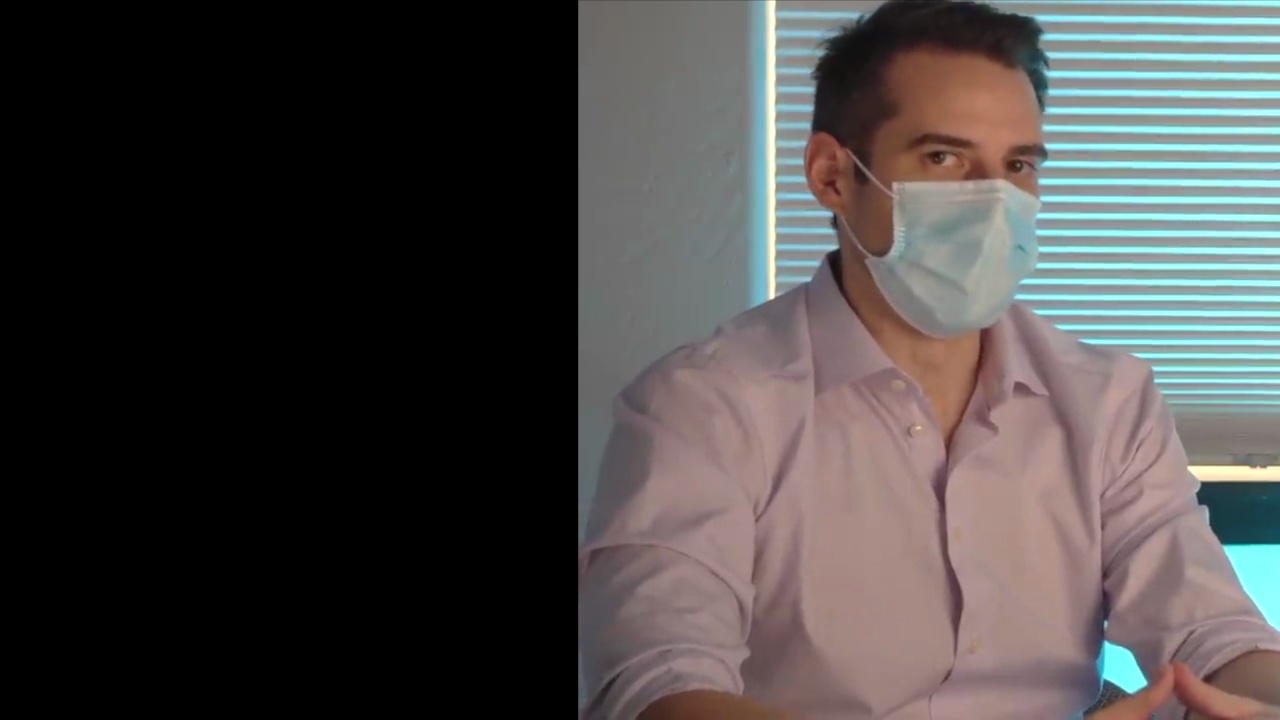
#> input picture dataset/mike/frame1211.jpg, 1280 x 720 px, given in place of the camera
$ python detect_mask.py
#> lines starting #> are read from the running program, lines starting #| are printed output that depends on the picture; after the words box and inside, x2 and y2 are one past the last pixel; in counts of white or black regions, pixels touching at a corner belong together
import numpy as np
import cv2
import random
import os

os.environ['TF_CPP_MIN_LOG_LEVEL'] = '2'

face_cascade = cv2.CascadeClassifier('data/haarcascade_frontalface_default.xml')
eye_cascade = cv2.CascadeClassifier('data/haarcascade_eye.xml')
mouth_cascade = cv2.CascadeClassifier('data/haarcascade_mcs_mouth.xml')
upper_body = cv2.CascadeClassifier('data/haarcascade_upperbody.xml')

# Adjust threshold value in range 80 to 105 based on your light.
bw_threshold = 80

# User message
font = cv2.FONT_HERSHEY_SIMPLEX
org = (30, 30)
weared_mask_font_color = (255, 255, 255)
not_weared_mask_font_color = (0, 0, 255)
thickness = 2
font_scale = 1
weared_mask = "Thank You for wearing MASK"
not_weared_mask = "Please wear MASK to defeat Corona"

# Read video
cap = cv2.VideoCapture(0)
total = 0
name = input('Enter your name: ')
#> the answer given: ../dataset/mike/frame1211.jpg
path = os.getcwd()
try:
    os.mkdir(path + '/' + name)
except OSError:
    print("Creation of the directory %s failed" % name)
else:
    print("Successfully created the directory %s " % name)

while 1:
    # Get individual framex
    ret, img = cap.read()
#> img is the input picture: shape (720, 1280, 3); mean B, G, R 70.9, 71.7, 74.3
    img = cv2.flip(img, 1)
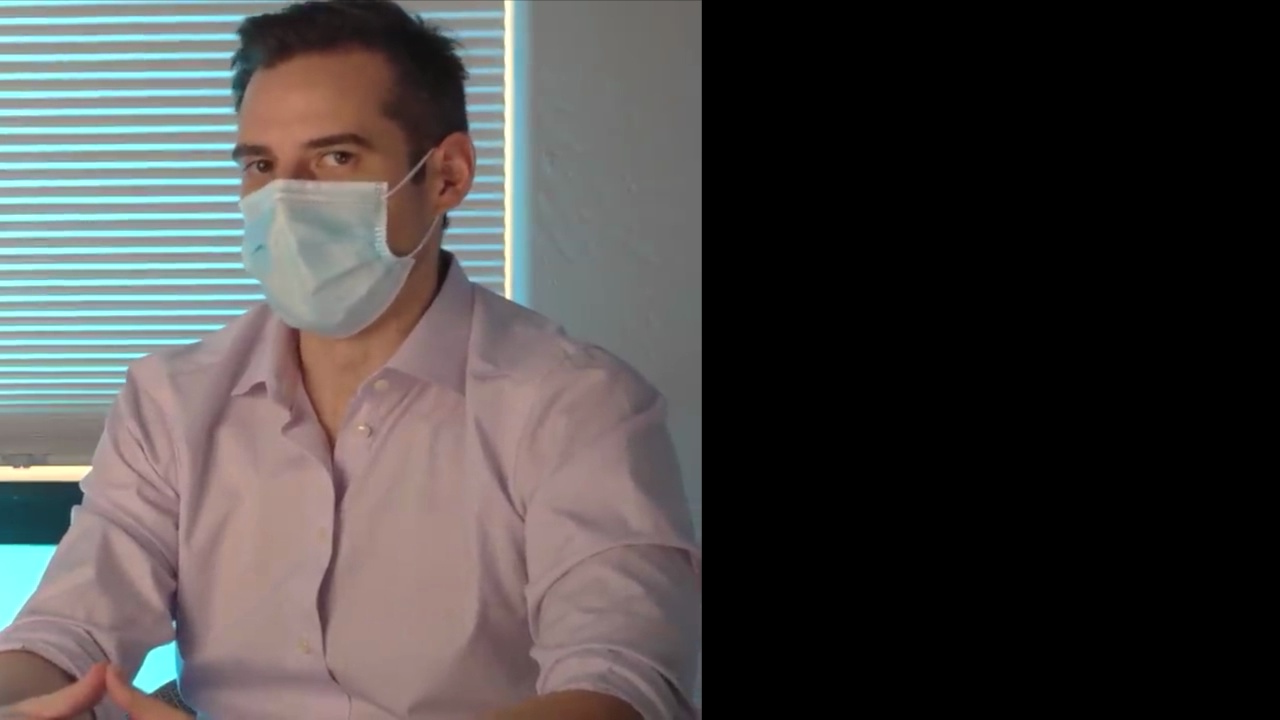
#> img: shape (720, 1280, 3); mean B, G, R 70.9, 71.7, 74.3

    # Convert Image into gray
    gray = cv2.cvtColor(img, cv2.COLOR_BGR2GRAY)
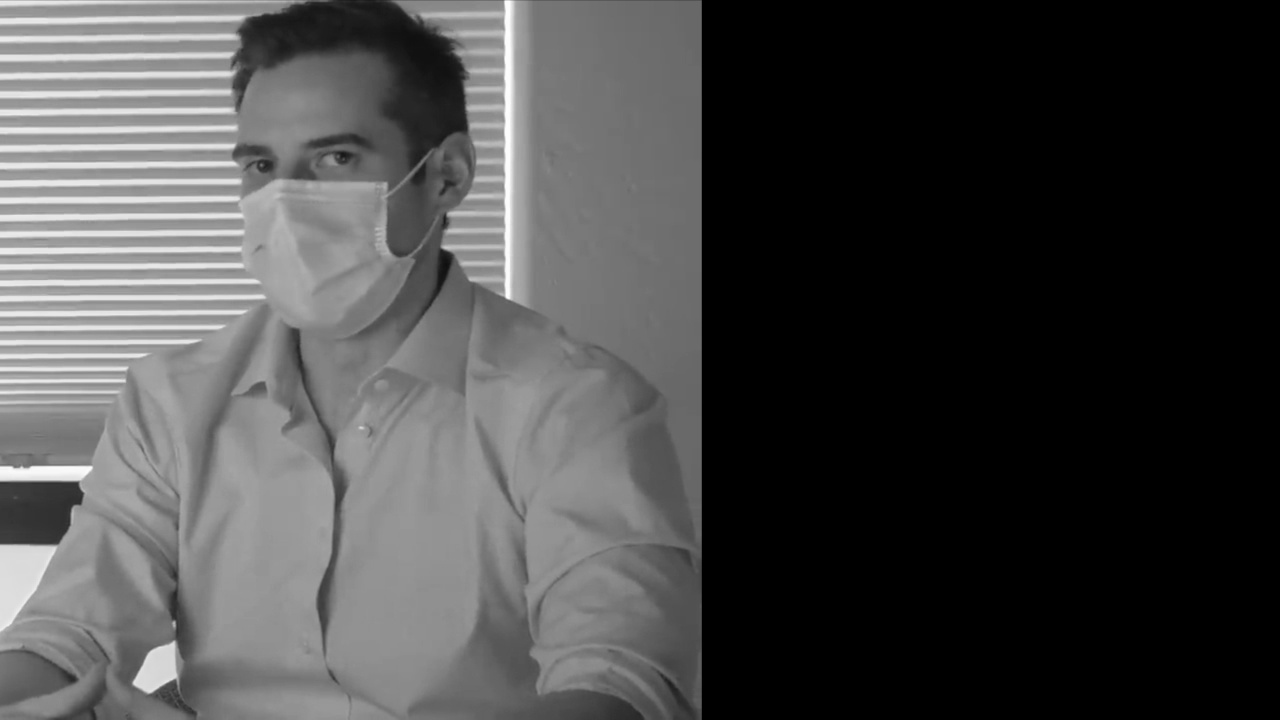
#> gray: shape (720, 1280); min 0, max 254, mean 72.4

    # Convert image in black and white
    (thresh, black_and_white) = cv2.threshold(gray, bw_threshold, 255, cv2.THRESH_BINARY)
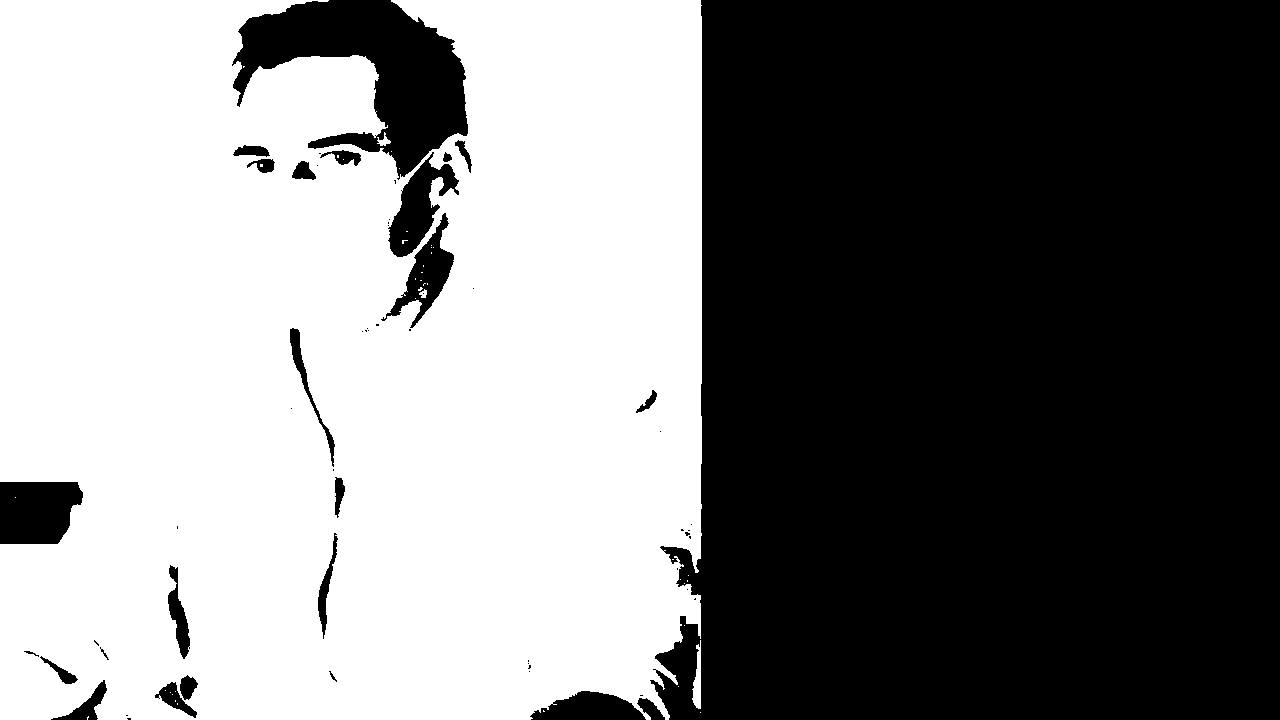
#> black_and_white: shape (720, 1280); 50.2% white; 59 black regions (34 under 20 px), largest, box (x1, y1, x2, y2) and area: (650, 0, 1280, 720) 420228, (232, 0, 468, 180) 19958, (0, 482, 83, 544) 4494
#> thresh = 80
    # cv2.imshow('black_and_white', black_and_white)

    # detect face
    faces = face_cascade.detectMultiScale(gray, 1.1, 4)
#> faces = ()

    # Face prediction for black and white
    faces_bw = face_cascade.detectMultiScale(black_and_white, 1.1, 4)
#> faces_bw = ()

    if len(faces) == 0 and len(faces_bw) == 0:
        cv2.putText(img, "No face found...", org, font, font_scale, weared_mask_font_color, thickness, cv2.LINE_AA)
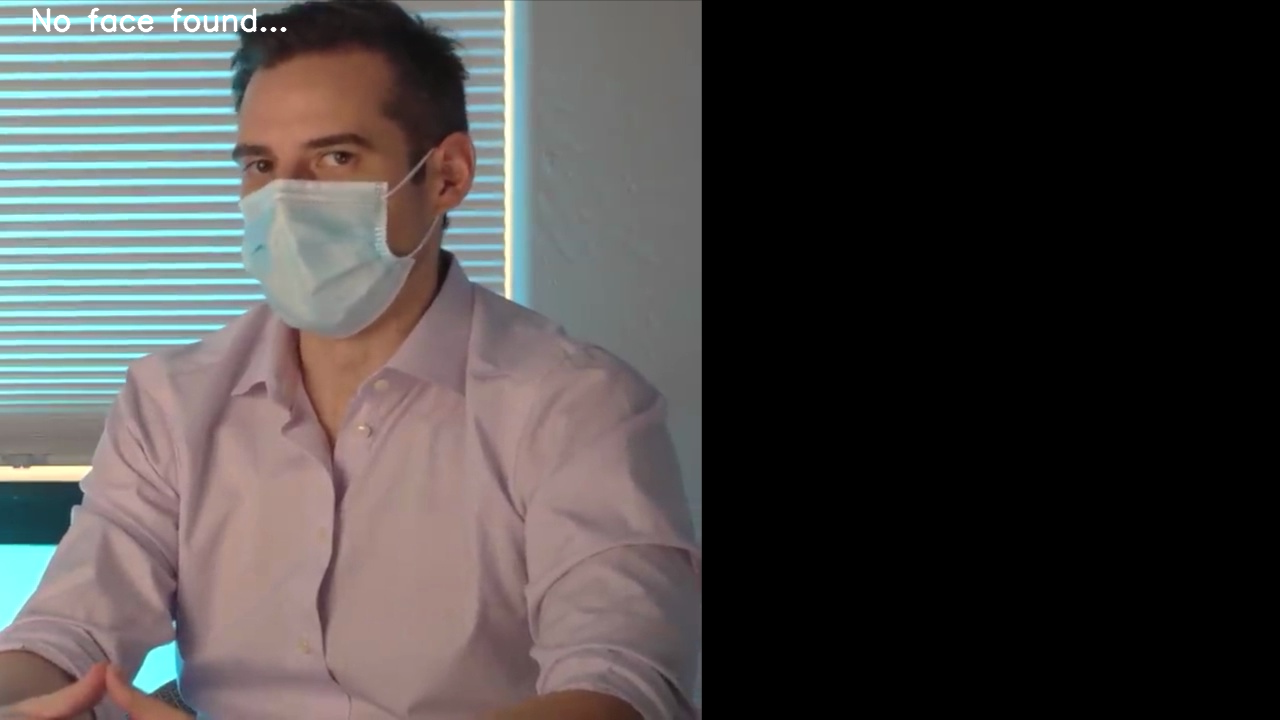
#> img: shape (720, 1280, 3); 0.26% of pixels changed, all inside (x1, y1, x2, y2) = (32, 7, 287, 33)
    elif len(faces) == 0 and len(faces_bw) == 1:
        # It has been observed that for white mask covering mouth, with gray image face prediction is not happening
        cv2.putText(img, weared_mask, org, font, font_scale, weared_mask_font_color, thickness, cv2.LINE_AA)
        print(0)
        p = os.path.sep.join([name + '/', "{}.png".format(str(total).zfill(5))])
        cv2.imwrite(p, roi_gray)
        total += 1
    else:
        # Draw rectangle on face
        for (x, y, w, h) in faces:
            cv2.rectangle(img, (x, y), (x + w, y + h), (255, 255, 255), 2)
            roi_gray = gray[y:y + h, x:x + w]
            roi_color = img[y:y + h, x:x + w]

            # Detect lips counters
            mouth_rects = mouth_cascade.detectMultiScale(gray, 1.5, 5)

        # Face detected but Lips not detected which means person is wearing mask
        if len(mouth_rects) == 0:
            cv2.putText(img, weared_mask, org, font, font_scale, weared_mask_font_color, thickness, cv2.LINE_AA)
            print(1)
            p = os.path.sep.join([name, "/{}.png".format(str(total).zfill(5))])
            cv2.imwrite(p, roi_gray)
            total += 1
            print(total)
        else:
            for (mx, my, mw, mh) in mouth_rects:

                if y < my < y + h:
                    # Face and Lips are detected but lips coordinates are within face cordinates which `means lips
                    # prediction is true and person is not waring mask
                    cv2.putText(img, not_weared_mask, org, font, font_scale, not_weared_mask_font_color, thickness,
                                cv2.LINE_AA)

                    # cv2.rectangle(img, (mx, my), (mx + mh, my + mw), (0, 0, 255), 3)
                    break

    # Show frame with results
    cv2.imshow('Mask Detection', img)
    k = cv2.waitKey(30) & 0xff
#> (key Esc is pressed here)
    if k == 27:
        break

# Release video
cap.release()
cv2.destroyAllWindows()

$ run again, on dataset/mike/frame482.jpg
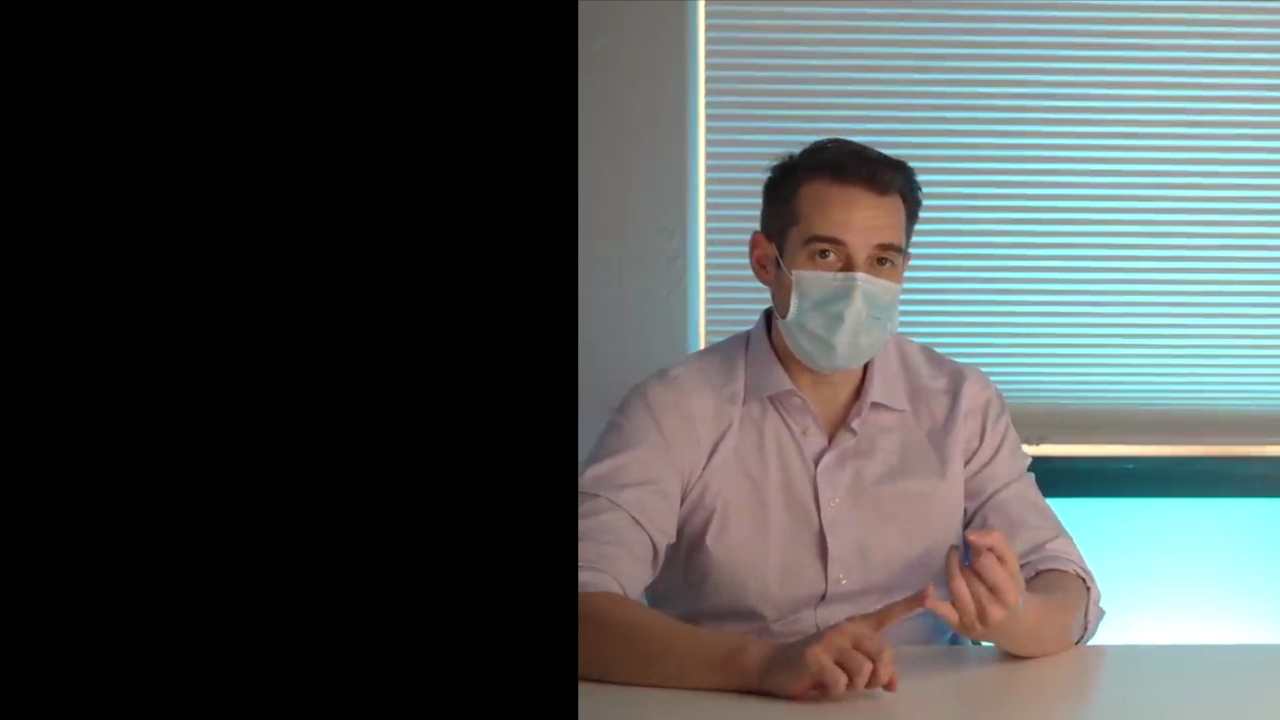
#> input picture dataset/mike/frame482.jpg, 1280 x 720 px, given in place of the camera
#> img is the input picture: shape (720, 1280, 3); mean B, G, R 81.8, 82.8, 77.4
#> `(thresh, black_and_white) = cv2.threshold(gray, bw_threshold, 255, cv2..`:
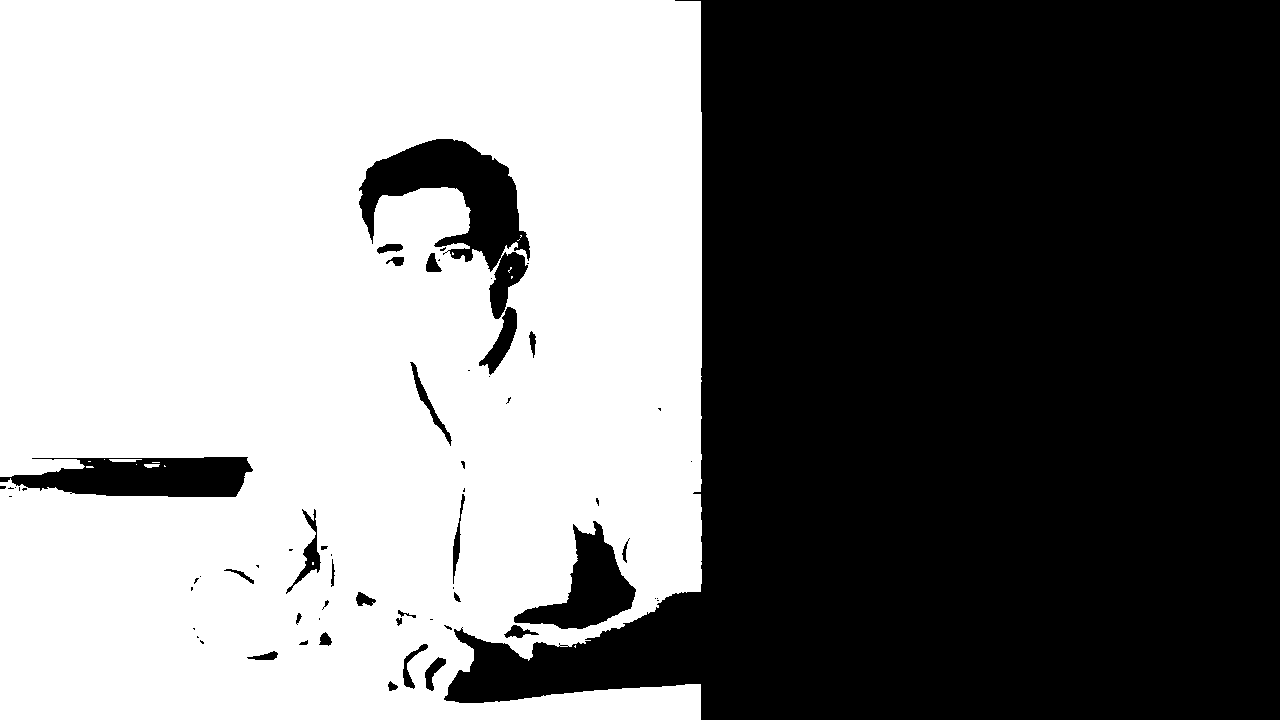
#> black_and_white: shape (720, 1280); 50% white; 16 white regions (13 under 20 px), largest, box (x1, y1, x2, y2) and area: (0, 0, 702, 720) 460174, (109, 459, 142, 462) 83, (144, 464, 160, 468) 50
#> thresh = 80
#> faces = [[319, 372, 57, 57], [343, 192, 165, 165]]
#> faces_bw = ()
#> the loop `for (x, y, w, h) in faces:` made 2 passes
#> (x, y, w, h, mouth_rects) on passes 1 to 2: (319, 372, 57, 57, [[431, 233, 56, 34]]), (343, 192, 165, 165, [[431, 233, 56, 34]])
#> the loop `for (mx, my, mw, mh) in mouth_rects: ` made 1 pass
#> (mx, my, mw, mh) on pass 1: (431, 233, 56, 34)
#> after the loop `for (mx, my, mw, mh) in mouth_rects:`:
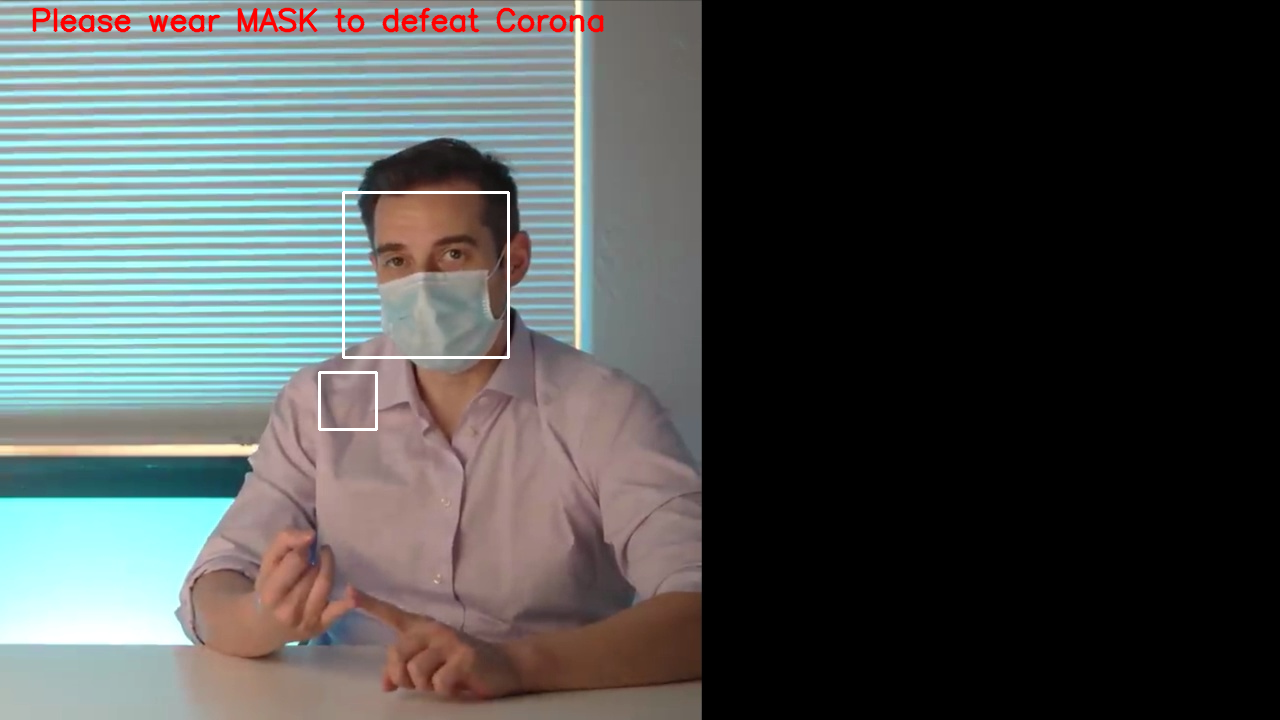
#> img: shape (720, 1280, 3); mean B, G, R 81.4, 82.4, 78.3
